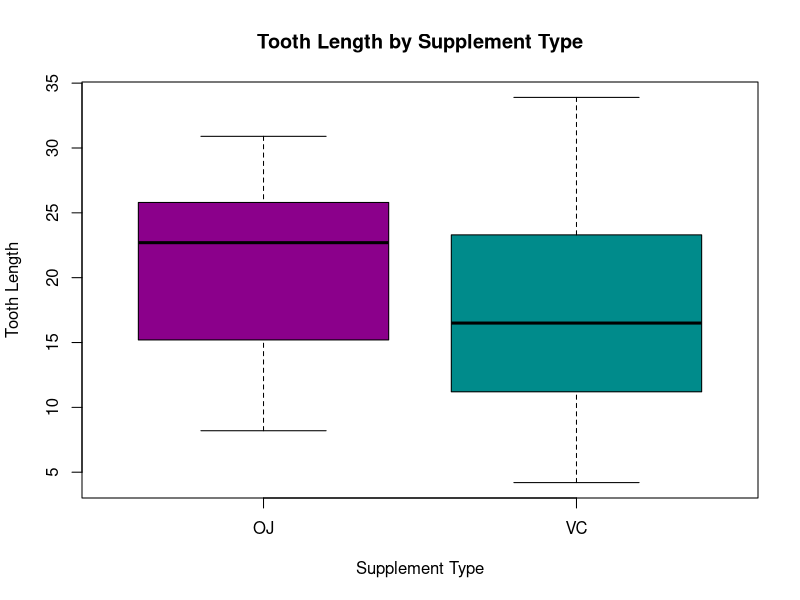
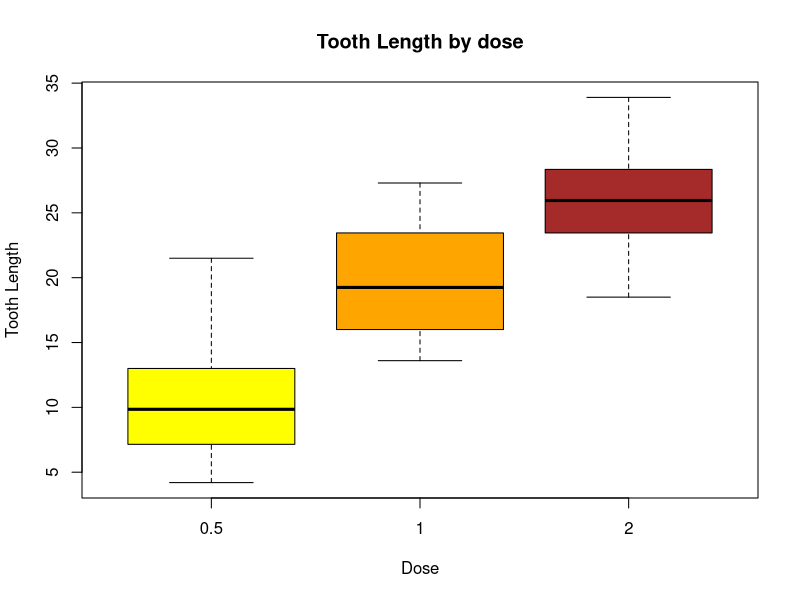
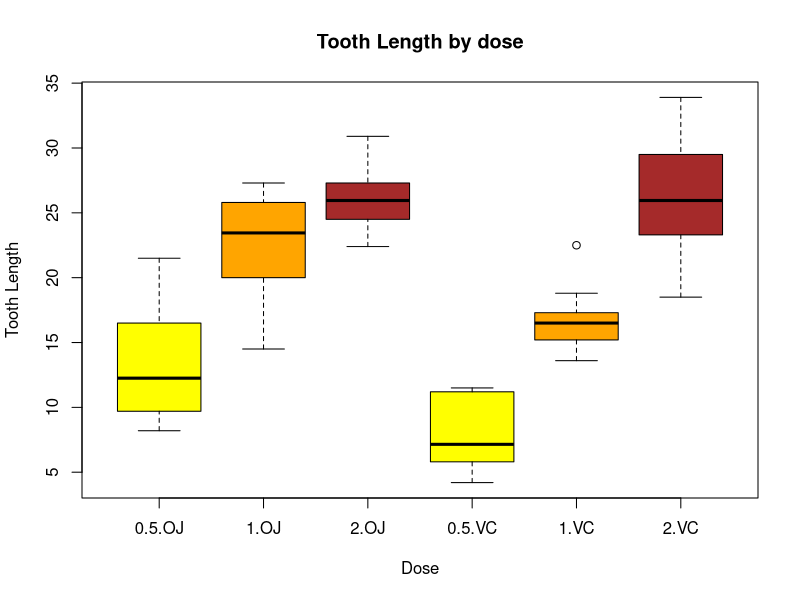

Generate these figures, in order, with R:
## ---- chunk 1
data(ToothGrowth)
head(ToothGrowth)
str(ToothGrowth)
## ---- chunk 2
summary(ToothGrowth)
boxplot(ToothGrowth$len~ ToothGrowth$supp, main="Tooth Length by Supplement Type", xlab="Supplement Type", ylab = "Tooth Length", col= c("darkmagenta", "darkcyan"))
boxplot(ToothGrowth$len ~ ToothGrowth$dose , main="Tooth Length by dose", xlab = "Dose", ylab = "Tooth Length", col= c("yellow", "orange", "brown"))
boxplot(ToothGrowth$len ~  interaction(ToothGrowth$dose, ToothGrowth$supp) , main="Tooth Length by dose", xlab = "Dose", ylab = "Tooth Length", col= c("yellow", "orange", "brown"))
## ---- chunk 3
#t-test by supplement type:
OJ <- subset(ToothGrowth, supp=="OJ")
VC <- subset(ToothGrowth, supp=="VC")
t.test(OJ$len, VC$len, paired = FALSE)$p.value
##if alpha = 0.05, p value > alpha, we accept null
##hypothesis(There is no significance difference in tooth length
##between the two supplement types).

#t-test by supplement type for each dose separately: 
##dose=0.5 mg/day:
OJ0.5 <- subset(ToothGrowth, supp=="OJ" & dose==0.5)
VC0.5 <- subset(ToothGrowth, supp=="VC" & dose==0.5)
t.test(OJ0.5$len, VC0.5$len, paired= FALSE)$p.value
##if alpha = 0.5, p value < alpha, we reject null hypothesis 
##(At dose = 0.5 mg / day, tooth length in guinea pigs receiving
##Orange Juice is significantly higher than tooth length in those
##receiving ascorbic acid )

##dose=1 mg/day:
OJ1 <- subset(ToothGrowth, supp=="OJ" & dose==1)
VC1 <- subset(ToothGrowth, supp=="VC" & dose==1)
t.test(OJ1$len, VC1$len, paired= FALSE)$p.value
##if alpha = 0.5, p value < alpha, we reject null hypothesis 
##(At dose = 1 mg / day, tooth length in guinea pigs receiving
##Orange Juice is significantly higher than tooth length in those
##receiving ascorbic acid )

##dose=2 mg/day:
OJ2 <- subset(ToothGrowth, supp=="OJ" & dose==2)
VC2 <- subset(ToothGrowth, supp=="VC" & dose==2)
t.test(OJ2$len, VC2$len, paired= FALSE)$p.value
##if alpha = 0.5, p value > alpha, we accept null hypothesis 
##(At dose = 2 mg / day, There is no significance difference in
##tooth length between the two supplement types )
